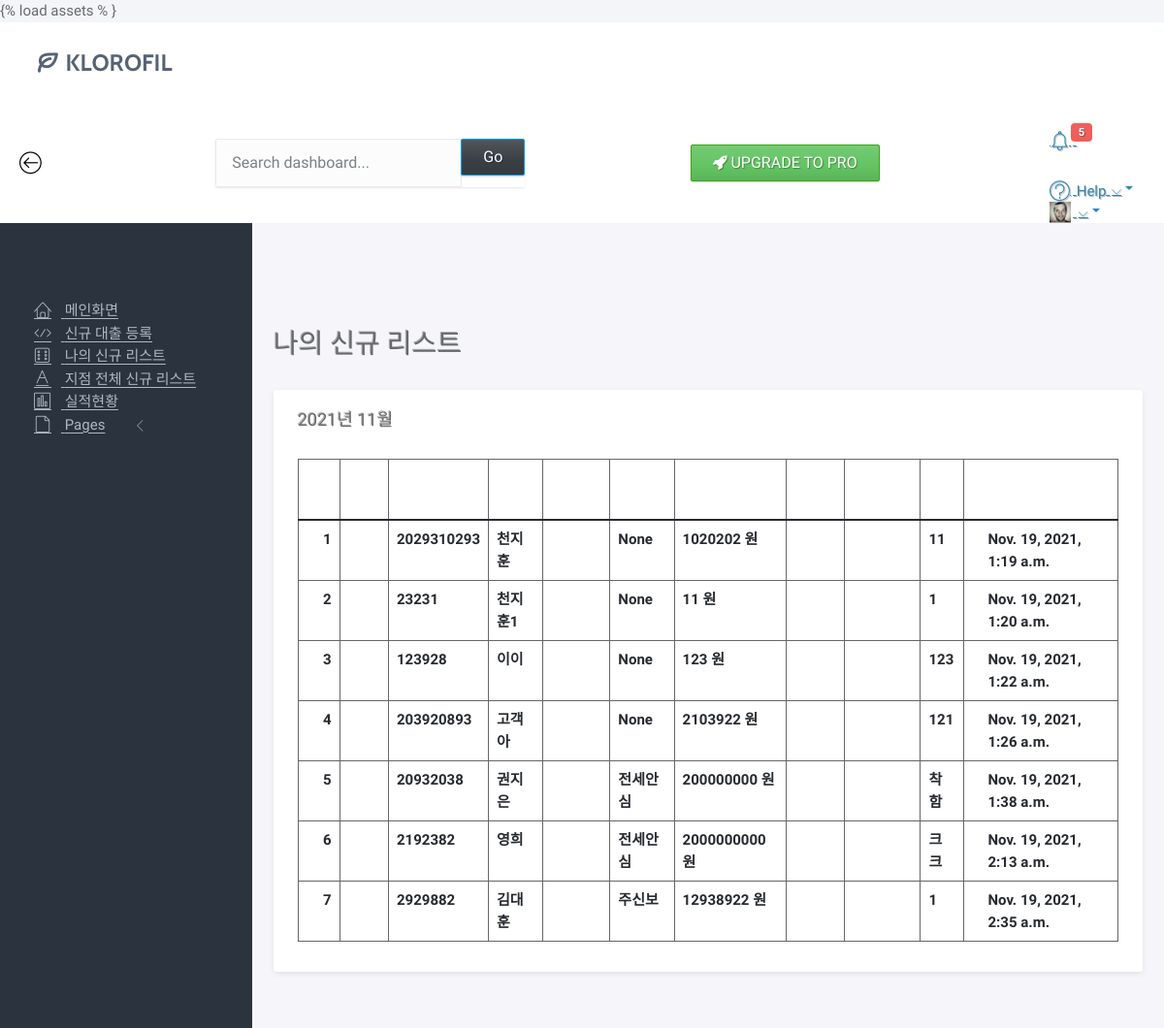
Before: /worksheet/ with the older database file.
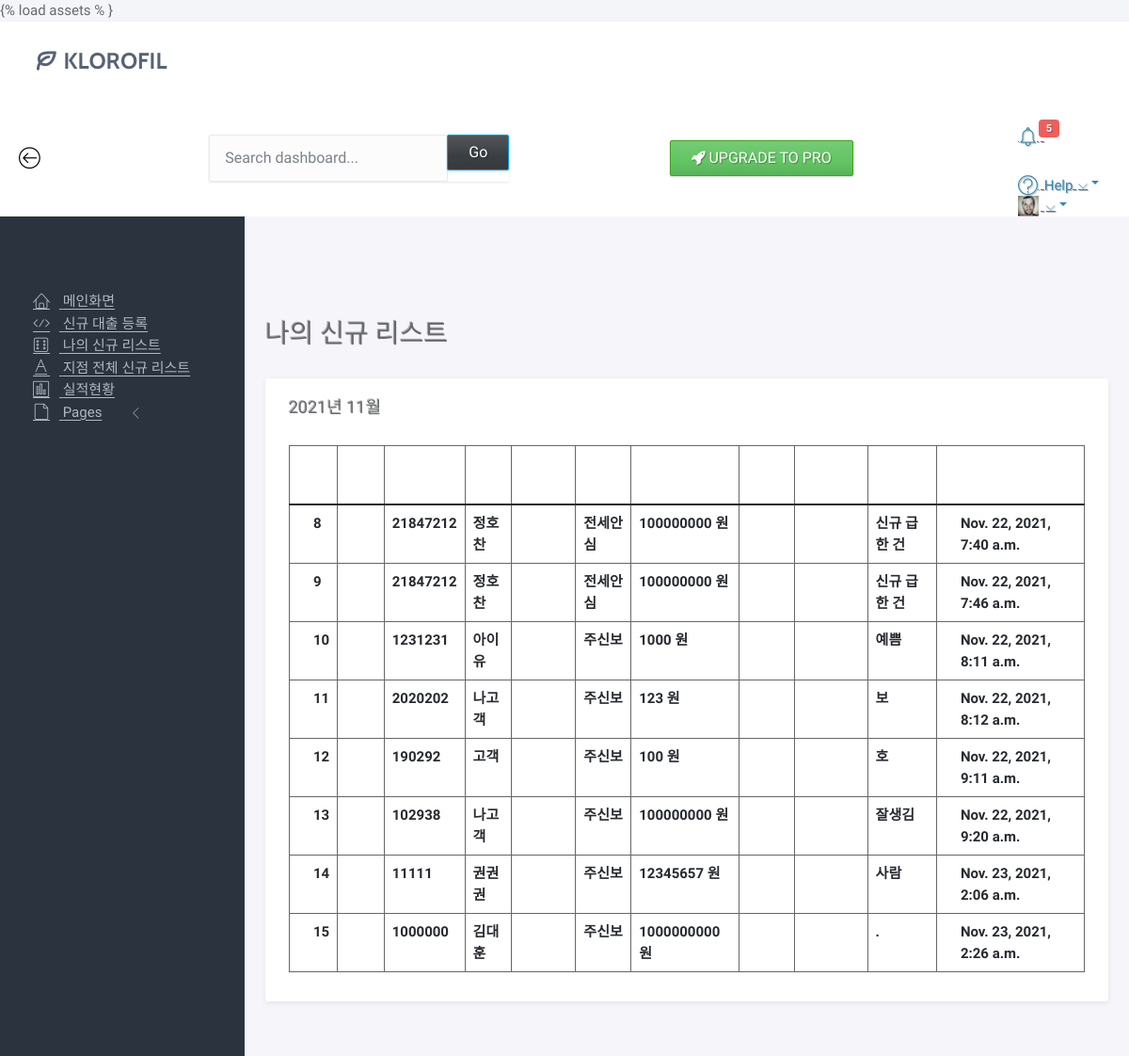
After: the same page with the newer database file.
### board/models.py (models this page shows, shortened)
class Worksheet(models.Model):
    customer_id = models.IntegerField(verbose_name='고객번호', default=12345678)
    customer_name = models.CharField(
        max_length=256, verbose_name='고객명', null='False')
    loan_product = models.CharField(max_length= 30 ,verbose_name='대출상품', null='True')
    loan_amount = models.IntegerField(verbose_name='대출금액', null='True')
    description = models.TextField(verbose_name='메모')
    phone_number = models.CharField(max_length = 13, verbose_name='핸드폰번호', null = True)
    register_date = models.DateTimeField(
        auto_now_add=True, verbose_name='등록날짜')
    class Meta:
        db_table = 'WorkSheet'
        verbose_name = '업무목록'
        verbose_name_plural = '업무목록'

### board/views.py (the view)
# urls.py: path('worksheet/', WorksheetList.as_view(), name='worksheet'),
class WorksheetList(ListView):
    model = Worksheet
    template_name = 'Worksheet.html'
    context_object_name = 'Worksheet_list'

### board/templates/worksheet.html (shortened to what this page needs)
<!doctype html>
<html lang="en">
<head>
	<link rel="stylesheet" href="/assets/vendor/bootstrap/css/bootstrap.min.css">
	<link rel="stylesheet" href="/assets/vendor/font-awesome/css/font-awesome.min.css">
	<link rel="stylesheet" href="/assets/vendor/linearicons/style.css">
	<link rel="stylesheet" href="/assets/css/main.css">
	<link rel="stylesheet" href="/assets/css/demo.css">
</head>
<body>
	<div id="wrapper">
		<nav class="navbar navbar-default navbar-fixed-top">
			<div class="brand">
				<a href="index.html"><img src="assets/img/logo-dark.png" alt="Klorofil Logo" class="img-responsive logo"></a>
			</div>
			<div class="container-fluid">
				<div class="navbar-btn">
					<button type="button" class="btn-toggle-fullwidth"><i class="lnr lnr-arrow-left-circle"></i></button>
				</div>
				<form class="navbar-form navbar-left">
					<div class="input-group">
						<input type="text" value="" class="form-control" placeholder="Search dashboard...">
						<span class="input-group-btn"><button type="button" class="btn btn-primary">Go</button></span>
					</div>
				</form>
				<div class="navbar-btn navbar-btn-right">
					<a class="btn btn-success update-pro" href="https://www.themeineed.com/downloads/klorofil-pro-bootstrap-admin-dashboard-template/?utm_source=klorofil&utm_medium=template&utm_campaign=KlorofilPro" title="Upgrade to Pro" target="_blank"><i class="fa fa-rocket"></i> <span>UPGRADE TO PRO</span></a>
				</div>
				<div id="navbar-menu">
					<ul class="nav navbar-nav navbar-right">
						<li class="dropdown">
							<a href="#" class="dropdown-toggle icon-menu" data-toggle="dropdown">
								<i class="lnr lnr-alarm"></i>
								<span class="badge bg-danger">5</span>
							</a>
						</li>
						<li class="dropdown">
							<a href="#" class="dropdown-toggle" data-toggle="dropdown"><i class="lnr lnr-question-circle"></i> <span>Help</span> <i class="icon-submenu lnr lnr-chevron-down"></i></a>
						</li>
						<li class="dropdown">
							<a href="#" class="dropdown-toggle" data-toggle="dropdown"><img src="/assets/img/user.png" class="img-circle" alt="Avatar">  <i class="icon-submenu lnr lnr-chevron-down"></i></a>
						</li>
					</ul>
				</div>
			</div>
		</nav>
		<div id="sidebar-nav" class="sidebar">
			<div class="sidebar-scroll">
				<nav>
					<ul class="nav">
                        <li><a href="{% url 'home' %}"class=""><i class="lnr lnr-home"></i> <span> 메인화면 </span></a></li>
						<li><a href="{% url 'worksheetcreate'%}" class=""><i class="lnr lnr-code"></i> <span>신규 대출 등록</span></a></li>
                        <li><a href="{% url 'worksheet'%}" class=""><i class="lnr lnr-dice"></i> <span>나의 신규 리스트</span></a></li>
						<li><a href="typography.html" class=""><i class="lnr lnr-text-format"></i> <span>지점 전체 신규 리스트</span></a></li>
						<li><a href="charts.html" class=""><i class="lnr lnr-chart-bars"></i> <span>실적현황</span></a></li>
						<li>
							<a href="#subPages" data-toggle="collapse" class="collapsed"><i class="lnr lnr-file-empty"></i> <span>Pages</span> <i class="icon-submenu lnr lnr-chevron-left"></i></a>
						</li>
					</ul>
				</nav>
			</div>
		</div>
		<div class="main">
			<div class="main-content">
				<div class="container-fluid">
					<h3 class="page-title">나의 신규 리스트</h3>
<div class="row">
    <div class="col-md-12">
        <div class = "panel">
            <div class = "panel-heading">
                <h3 class="panel-title">2021년 11월</h3>
            </div>
        <div class="panel-body">
            <table class="table table-bordered">
                <thead>
                    <tr>
                        <th scope="col">#</th>
                        <th scope="col">담당자</th>
                        <th scope="col">고객번호</th>
                        <th scope="col">고객명</th>
                        <th scope="col">신규예정일</th>
                        <th scope="col">대출상품</th>
                        <th scope="col">대출금액</th>
                        <th scope="col">진행척도</th>
                        <th scope="col">상환조건여부</th>
                        <th scope="col">메모</th>
                        <th scope="col">등록날짜</th>
                    </tr>
            </thead>
            <tbody class="text-dark">
                    {% for work in Worksheet_list %}
                    <tr>
                        <th scope="row">{{ work.id }}</th>
                        <th>{{ work.emp_name }}</th>
                        <th>{{ work.customer_id }} </th>
                        <th> {{ work.customer_name }}</th>
                        <th> </th>
                        <th> {{work.loan_product}}</th>
                        <th>{{ work.loan_amount  }} 원</th>
                        <th> </th>
                        <th> </th>
                        <th> {{work.description}} </th>
                        <th>{{ work.register_date }}</th>
                    </tr>
                    {% endfor %}
            </tbody>
          </table>
          </div>
        </div>
    </div>
  </div>

Changed rows visible on the page:
removed Worksheet: id "1", customer_id "2029310293", customer_name "천지훈", loan_product "None", loan_amount "1020202", description "11", register_date "Nov. 19, 2021, 1:19 a.m."
removed Worksheet: id "2", customer_id "23231", customer_name "천지훈1", loan_product "None", loan_amount "11", description "1", register_date "Nov. 19, 2021, 1:20 a.m."
removed Worksheet: id "3", customer_id "123928", customer_name "이이", loan_product "None", loan_amount "123", description "123", register_date "Nov. 19, 2021, 1:22 a.m."
removed Worksheet: id "4", customer_id "203920893", customer_name "고객아", loan_product "None", loan_amount "2103922", description "121", register_date "Nov. 19, 2021, 1:26 a.m."
removed Worksheet: id "5", customer_id "20932038", customer_name "권지은", loan_product "전세안심", loan_amount "200000000", description "착함", register_date "Nov. 19, 2021, 1:38 a.m."
removed Worksheet: id "6", customer_id "2192382", customer_name "영희", loan_product "전세안심", loan_amount "2000000000", description "크크", register_date "Nov. 19, 2021, 2:13 a.m."
removed Worksheet: id "7", customer_id "2929882", customer_name "김대훈", loan_product "주신보", loan_amount "12938922", description "1", register_date "Nov. 19, 2021, 2:35 a.m."
added Worksheet: id "8", customer_id "21847212", customer_name "정호찬", loan_product "전세안심", loan_amount "100000000", description "신규 급한 건", register_date "Nov. 22, 2021, 7:40 a.m."
added Worksheet: id "9", customer_id "21847212", customer_name "정호찬", loan_product "전세안심", loan_amount "100000000", description "신규 급한 건", register_date "Nov. 22, 2021, 7:46 a.m."
added Worksheet: id "10", customer_id "1231231", customer_name "아이유", loan_product "주신보", loan_amount "1000", description "예쁨", register_date "Nov. 22, 2021, 8:11 a.m."
added Worksheet: id "11", customer_id "2020202", customer_name "나고객", loan_product "주신보", loan_amount "123", description "보", register_date "Nov. 22, 2021, 8:12 a.m."
added Worksheet: id "12", customer_id "190292", customer_name "고객", loan_product "주신보", loan_amount "100", description "호", register_date "Nov. 22, 2021, 9:11 a.m."
added Worksheet: id "13", customer_id "102938", customer_name "나고객", loan_product "주신보", loan_amount "100000000", description "잘생김", register_date "Nov. 22, 2021, 9:20 a.m."
added Worksheet: id "14", customer_id "11111", customer_name "권권권", loan_product "주신보", loan_amount "12345657", description "사람", register_date "Nov. 23, 2021, 2:06 a.m."
added Worksheet: id "15", customer_id "1000000", customer_name "김대훈", loan_product "주신보", loan_amount "1000000000", description ".", register_date "Nov. 23, 2021, 2:26 a.m."
